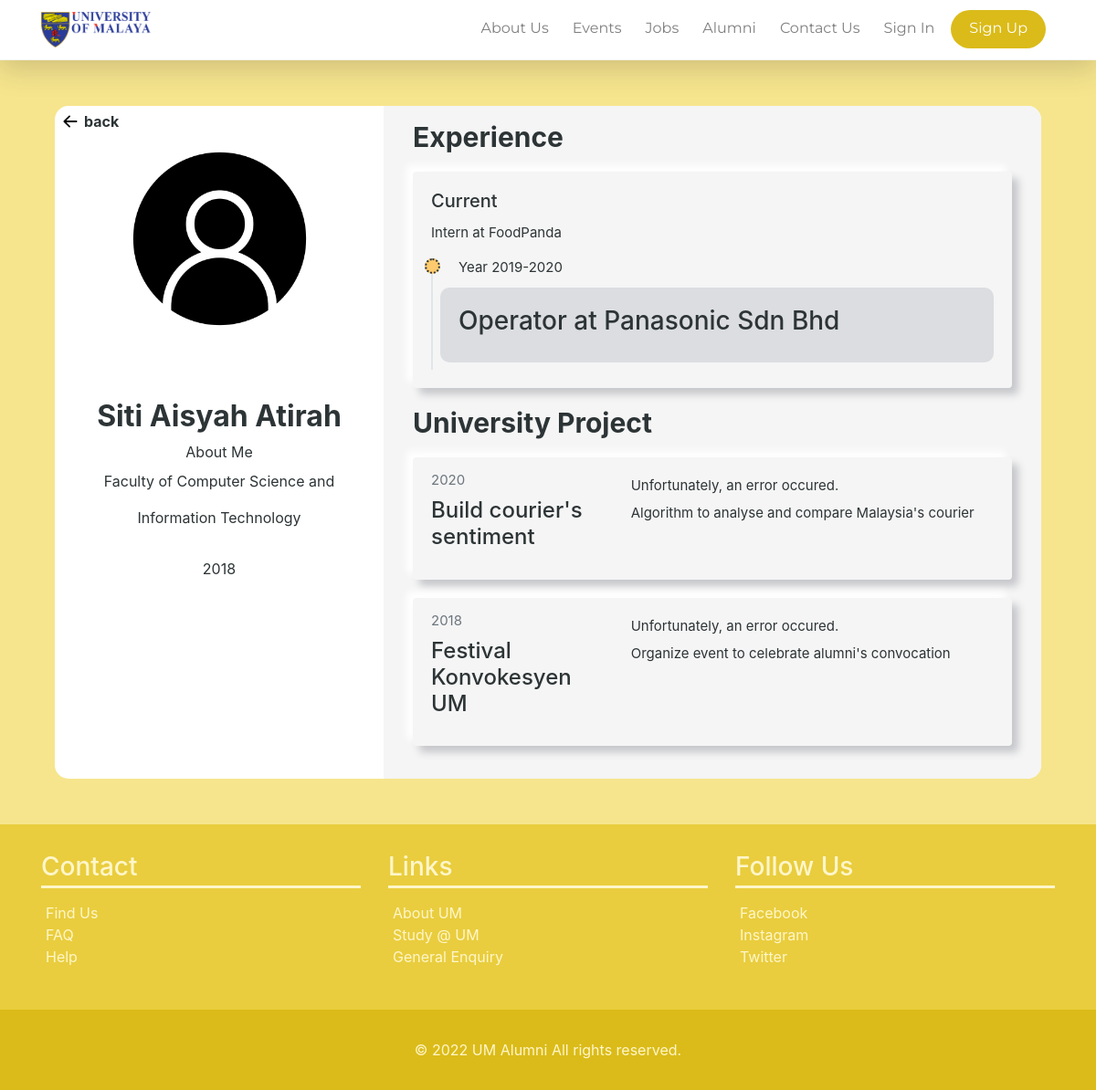
The page /viewprofile.php?id=0 on the database its author committed.
### tables this page shows
CREATE TABLE `users` (
  `id` int(10) UNSIGNED NOT NULL,
  `full_name` varchar(100) NOT NULL,
  `email` varchar(100) NOT NULL,
  `password` varchar(100) NOT NULL,
  `grad_year` year(4) NOT NULL,
  `profile_picture_url` varchar(100) NOT NULL,
  `enroll_year` year(4) NOT NULL,
  `fac_id` int(10) UNSIGNED NOT NULL,
  `status_id` int(10) UNSIGNED NOT NULL,
  `country_id` int(10) UNSIGNED NOT NULL
);

CREATE TABLE `faculties` (
  `id` int(10) UNSIGNED NOT NULL,
  `faculty` varchar(100) NOT NULL
);

CREATE TABLE `exps` (
  `id` int(10) UNSIGNED NOT NULL,
  `title` varchar(100) DEFAULT NULL,
  `statuses` varchar(100) DEFAULT NULL,
  `year_start` year(4) DEFAULT NULL,
  `year_end` year(4) DEFAULT NULL,
  `user_id` int(10) UNSIGNED NOT NULL
);

CREATE TABLE `projects` (
  `id` int(10) UNSIGNED NOT NULL,
  `name` varchar(100) NOT NULL,
  `content` text NOT NULL,
  `start_date` year(4) NOT NULL,
  `end_date` year(4) NOT NULL,
  `user_id` int(10) UNSIGNED NOT NULL
);

### viewprofile.php (the view, shortened to what this page needs)
<?php
include_once("include/config.php");
$id = $_GET['id'];
$result = $conn->prepare("SELECT * FROM users WHERE id =:id");
$result->bindParam(":id",$id);
$result->execute();
$row = $result->fetch(PDO::FETCH_ASSOC);
$f = $row['fac_id'];
$faculty = $conn->prepare("SELECT faculties.id, faculties.faculty FROM users INNER JOIN faculties ON faculties.id= users.fac_id WHERE users.fac_id=$f");
$faculty->execute();
$fac = $faculty->fetch(PDO::FETCH_ASSOC);
$id = $row['id'];
$socialmedia = $conn->prepare("SELECT user_social_media.user_id, user_social_media.social_media_id, user_social_media.username , social_media.name FROM user_social_media INNER JOIN social_media ON user_social_media.social_media_id = social_media.id WHERE user_social_media.user_id=$id");
$socialmedia->execute();
$id = $_GET['id'];
$experience = $conn->prepare("SELECT title, statuses, year_start, year_end FROM exps WHERE user_id='$id'");
$experience->execute();
$id = $_GET['id'];
$project = $conn->prepare("SELECT * FROM projects WHERE user_id='$id'");
$project->execute();
$p = $project->fetchAll(PDO::FETCH_ASSOC);
$id = $row['id'];
$skills = $conn->prepare("SELECT user_skill.skill_id, user_skill.projects_id, skills.skill FROM user_skill INNER JOIN skills ON user_skill.skill_id = skills.id WHERE user_skill.user_id=$id");
$skills->execute();
$s = $skills->fetchAll(PDO::FETCH_OBJ);
?>
<!DOCTYPE html>
<html lang="en">
<head>
    <link rel="stylesheet" href="https://maxcdn.bootstrapcdn.com/bootstrap/4.0.0/css/bootstrap.min.css"
>
    <link href="http://cdnjs.cloudflare.com/ajax/libs/font-awesome/4.3.0/css/font-awesome.css" rel="stylesheet"
        type='text/css'>
    <link rel="stylesheet" href="styles/style.css">
    <link rel="stylesheet" href="styles/profile.css">
</head>
<body>
    <?php include_once("navigation.php"); ?>
    <div class="row profile-card">
        <p class="back">
            <img src="images/arrow-left-short.svg" alt="go back" width="30px" height="30px" style="margin: auto;">
            <a href="alumni.php">back</a>
        </p>
        <div class="col-md-4 right-pane">
            <div class="row p1">
                <div class="avatar">
                    <img src="images/avatar.png" alt="profile-picture">
                </div>
                    <?php
                        while ($s = $socialmedia->fetch(PDO::FETCH_ASSOC)){
                            if ($s['social_media_id'] == 1){
                                echo '<a href=/facebook/'.$s['username'].'><i
                                class="fa fa-facebook-official fa-2x bg-transparent"></i></a>';
                            }elseif ($s['social_media_id'] == 2){
                                echo '<a href=/twitter/'.$s['username'].'><i
                                class="fa fa-twitter fa-2x bg-transparent"></i></a>';
                            }elseif ($s['social_media_id'] == 3){
                                echo '<a href=/linkedin/'.$s['username'].'><i
                                class="fa fa-linkedin-square fa-2x bg-transparent"></i></a>';
                            }elseif ($s['social_media_id'] == 4){
                                echo '<a href=/github/'.$s['username'].'><i
                                class="fa fa-github fa-2x bg-transparent"></i></a>';
                            }elseif ($s['social_media_id'] == 5){
                                echo '<a href=/email/'.$s['username'].'><i
                                class="fa fa-envelope fa-2x bg-transparent"></i></a>';
                            }else {
                                echo "Null";
                            }
                        }
                    ?>
            </div>
            <div class="row p2">
                <div class="details">
                    <h2><?php echo htmlspecialchars($row['full_name']); ?></h2>
                    <p class="about-me">About Me</p>
                    <p><?php echo htmlspecialchars($fac['faculty']); ?></p>
                    <p><?php echo htmlspecialchars($row['grad_year']); ?></p>
                </div>
            </div>
        </div>
        <div class="col-md-8 left-pane">
            <h1 class="title">Experience</h1>
            <div class="card shadow">
                <div class="card-body">
                    <?php
                        while($xp = $experience->fetch(PDO::FETCH_ASSOC)){
                            if($xp['statuses'] == "current"){
                                echo '<h5 class="card-title">Current</h5>';
                                echo '<p class="card-text">'.$xp['title'].'</p>';
                            }elseif($xp['statuses'] == "past"){
                                echo'<div class="timeline-items">
                                        <div class="timeline-item">
                                            <div class="timeline-dot"></div>
                                            <div class="timeline-date">Year '.$xp['year_start']. '-' .$xp['year_end']. '</div>
                                            <div class="mb-2 timeline-content">
                                                <h3>'.$xp['title'].'</h3>
                                            </div>
                                        </div>
                                    </div>';
                            }elseif(is_null($xp['statuses'])){
                                echo '<p>Information not available</p>';
                            }
                        }
                    ?>
                </div>
            </div>
            <h1 class="title" style="margin-top:20px;">University Project</h1>
            <?php
                foreach($p as $sres){
                    echo '<div class="card project-float shadow">
                            <div class="row no-gutters">
                                <div class="col-md-4">
                                    <div class="card-body">
                                        <p class="card-subtitle mb-2 text-muted">'.$sres['start_date'].'</p>
                                        <h4 class="card-title">'.$sres['name'].'</h4>
                                    </div>
                                </div>
                                <div class="col-md-8">
                                    <div class="card-body">';
                                        if (is_array($s) || is_object($s)){
                                            foreach($s as $res){
                                                if ($res['projects_id'] == $sres['id'] ){
                                                    echo '<span class="badge badge-pill mr-2" style="background-color: #b8e994;">'.$res['skill'].'</span>';
                                                }
                                            }
                                        }else {
                                            echo "Unfortunately, an error occured.";
                                        }
                                        echo '<p class="card-text mt-2">'.$sres['content'].'</p>
                                    </div>
                                </div>
                            </div>
                        </div>';
                }
                ?>
        </div>
    </div>
    <?php include_once("footer.php"); ?>
</body>
</html>

### rows shown on the page
users: full_name "Siti Aisyah Atirah", grad_year "2018"
faculties: faculty "Faculty of Computer Science and Information Technology"
exps: title "Intern at FoodPanda"
exps: year_start "2019", year_end "2020", title "Operator at Panasonic Sdn Bhd"
projects: start_date "2020", name "Build courier's sentiment", content "Algorithm to analyse and compare Malaysia's courier"
projects: start_date "2018", name "Festival Konvokesyen UM", content "Organize event to celebrate alumni's convocation"
